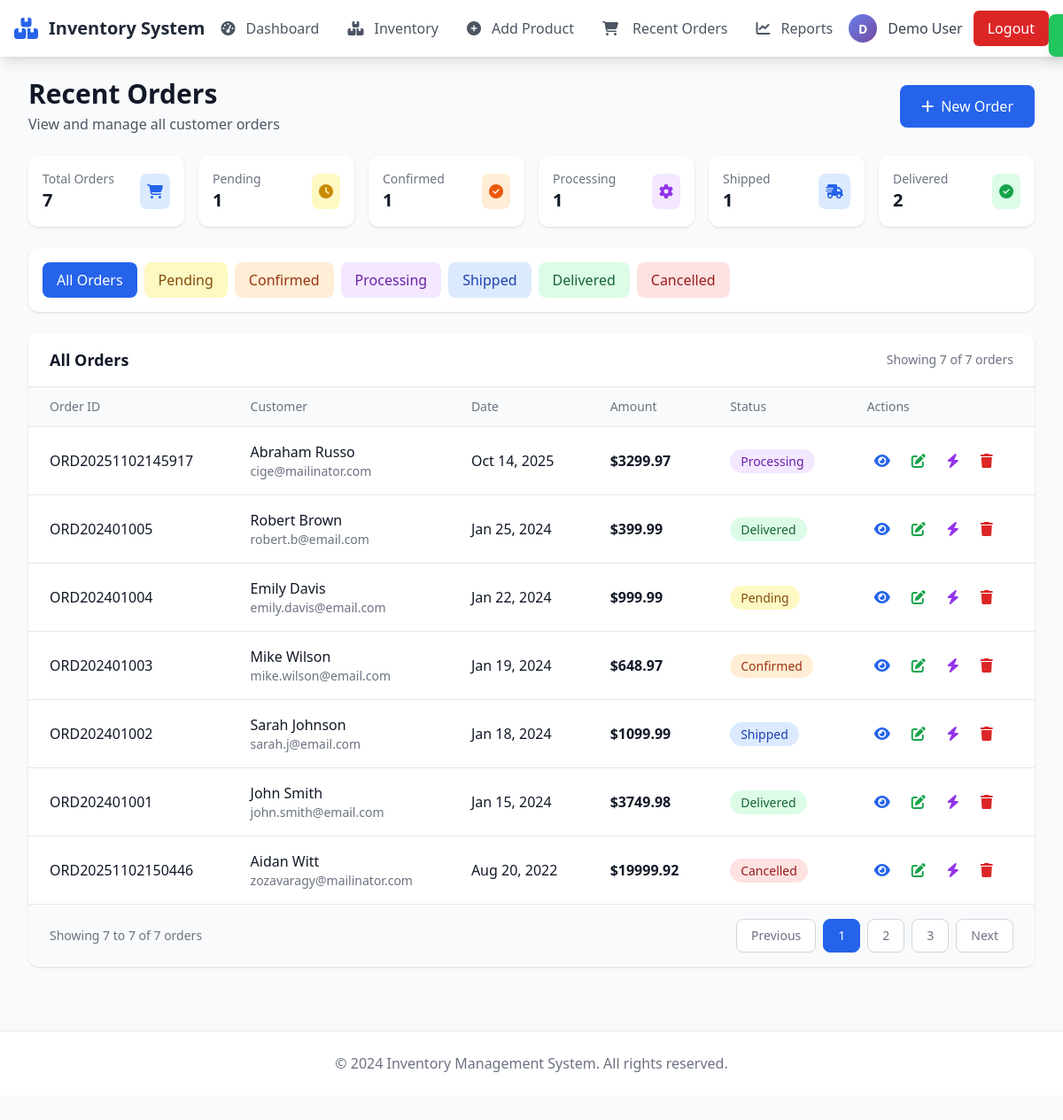
The page /orders (signed in) on the database as committed earlier.
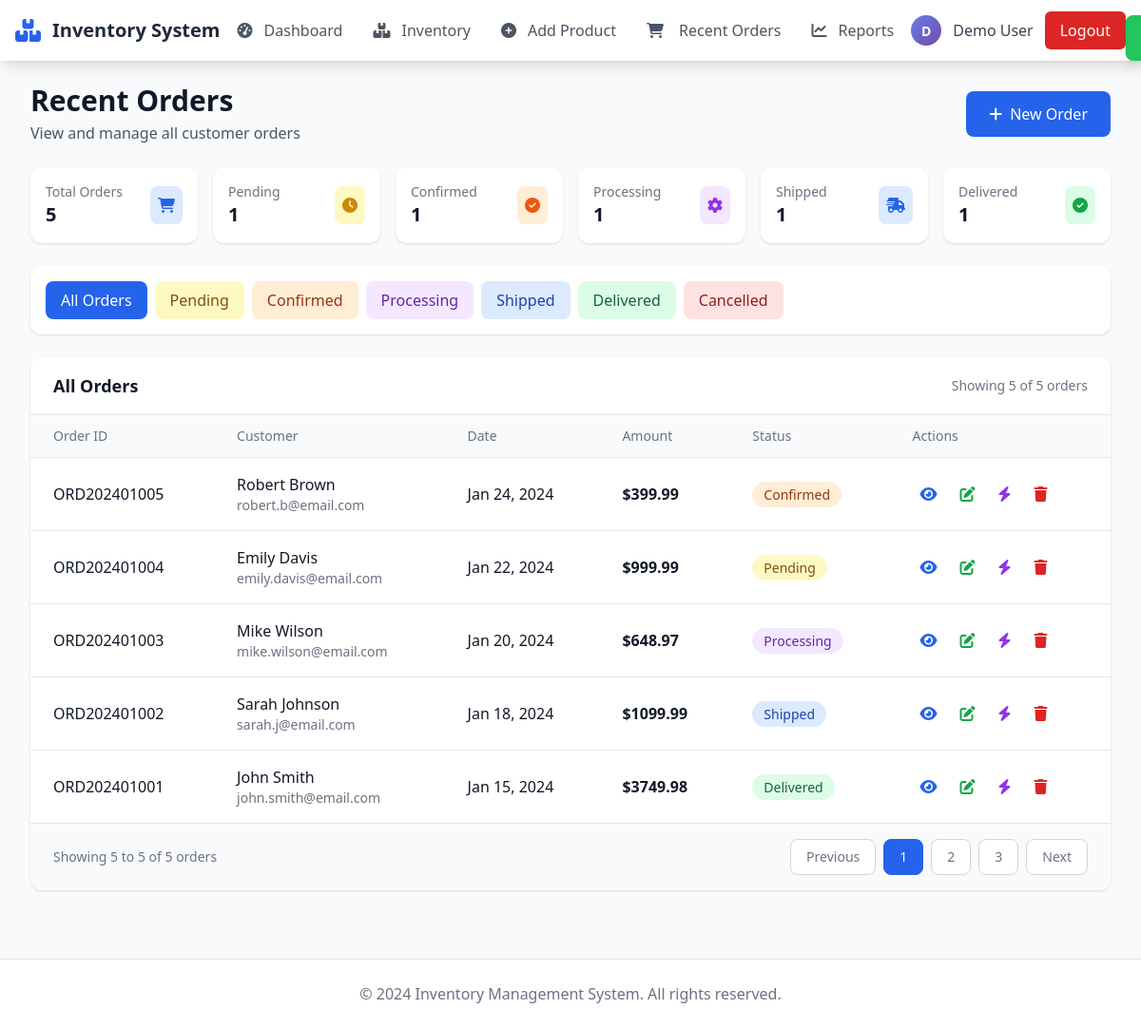
The same page on the database as committed later.
### app.py (models this page shows)
class Order(db.Model):
    __tablename__ = 'orders'
    id = db.Column(db.Integer, primary_key=True)
    order_id = db.Column(db.String(20), unique=True, nullable=False)
    customer_name = db.Column(db.String(100), nullable=False)
    customer_email = db.Column(db.String(100))
    customer_phone = db.Column(db.String(20))
    order_date = db.Column(db.DateTime, nullable=False, default=datetime.utcnow)
    amount = db.Column(db.Float, nullable=False)
    status = db.Column(db.String(20), nullable=False, default='Pending')
    tracking_number = db.Column(db.String(50))
    shipping_address = db.Column(db.Text)
    notes = db.Column(db.Text)
    created_at = db.Column(db.DateTime, default=datetime.utcnow)
    updated_at = db.Column(db.DateTime, default=datetime.utcnow, onupdate=datetime.utcnow)
    items = db.relationship('OrderItem', backref='order', cascade='all, delete-orphan')

### app.py (the view)
@app.route('/orders')
def orders():
    if 'user_id' not in session:
        return redirect(url_for('login'))
    orders_list = Order.query.order_by(Order.order_date.desc()).all()
    return render_template('recent_orders.html', orders=orders_list)

### templates/recent_orders.html (shortened to what this page needs)
{% extends "base.html" %}
{% block content %}
<div class="space-y-6">
    <div class="flex justify-between items-center">
        <div>
            <h1 class="text-3xl font-bold text-gray-900">Recent Orders</h1>
            <p class="text-gray-600 mt-1">View and manage all customer orders</p>
        </div>
        <div class="flex space-x-4">
            <a href="{{ url_for('create_order') }}"
               class="bg-blue-600 text-white px-6 py-3 rounded-lg hover:bg-blue-700 transition-colors flex items-center">
                <i class="fas fa-plus mr-2"></i>
                New Order
            </a>
        </div>
    </div>
    <div class="grid grid-cols-1 md:grid-cols-6 gap-4">
        <div class="bg-white rounded-xl shadow p-4">
            <div class="flex items-center justify-between">
                <div>
                    <p class="text-sm text-gray-500">Total Orders</p>
                    <p class="text-xl font-bold text-gray-900">{{ orders|length }}</p>
                </div>
                <div class="bg-blue-100 p-2 rounded-lg">
                    <i class="fas fa-shopping-cart text-blue-600"></i>
                </div>
            </div>
        </div>
        <div class="bg-white rounded-xl shadow p-4">
            <div class="flex items-center justify-between">
                <div>
                    <p class="text-sm text-gray-500">Pending</p>
                    <p class="text-xl font-bold text-gray-900">{{ orders|selectattr('status', 'equalto', 'Pending')|list|length }}</p>
                </div>
                <div class="bg-yellow-100 p-2 rounded-lg">
                    <i class="fas fa-clock text-yellow-600"></i>
                </div>
            </div>
        </div>
        <div class="bg-white rounded-xl shadow p-4">
            <div class="flex items-center justify-between">
                <div>
                    <p class="text-sm text-gray-500">Confirmed</p>
                    <p class="text-xl font-bold text-gray-900">{{ orders|selectattr('status', 'equalto', 'Confirmed')|list|length }}</p>
                </div>
                <div class="bg-orange-100 p-2 rounded-lg">
                    <i class="fas fa-check-circle text-orange-600"></i>
                </div>
            </div>
        </div>
        <div class="bg-white rounded-xl shadow p-4">
            <div class="flex items-center justify-between">
                <div>
                    <p class="text-sm text-gray-500">Processing</p>
                    <p class="text-xl font-bold text-gray-900">{{ orders|selectattr('status', 'equalto', 'Processing')|list|length }}</p>
                </div>
                <div class="bg-purple-100 p-2 rounded-lg">
                    <i class="fas fa-cog text-purple-600"></i>
                </div>
            </div>
        </div>
        <div class="bg-white rounded-xl shadow p-4">
            <div class="flex items-center justify-between">
                <div>
                    <p class="text-sm text-gray-500">Shipped</p>
                    <p class="text-xl font-bold text-gray-900">{{ orders|selectattr('status', 'equalto', 'Shipped')|list|length }}</p>
                </div>
                <div class="bg-blue-100 p-2 rounded-lg">
                    <i class="fas fa-shipping-fast text-blue-600"></i>
                </div>
            </div>
        </div>
        <div class="bg-white rounded-xl shadow p-4">
            <div class="flex items-center justify-between">
                <div>
                    <p class="text-sm text-gray-500">Delivered</p>
                    <p class="text-xl font-bold text-gray-900">{{ orders|selectattr('status', 'equalto', 'Delivered')|list|length }}</p>
                </div>
                <div class="bg-green-100 p-2 rounded-lg">
                    <i class="fas fa-check-circle text-green-600"></i>
                </div>
            </div>
        </div>
    </div>
    <div class="bg-white rounded-xl shadow p-4">
        <div class="flex flex-wrap gap-2">
            <button onclick="filterOrders('all')" class="status-filter px-4 py-2 rounded-lg bg-blue-100 text-blue-800 hover:bg-blue-200 transition-colors font-medium" data-status="all">
                All Orders
            </button>
            <button onclick="filterOrders('Pending')" class="status-filter px-4 py-2 rounded-lg bg-yellow-100 text-yellow-800 hover:bg-yellow-200 transition-colors" data-status="Pending">
                Pending
            </button>
            <button onclick="filterOrders('Confirmed')" class="status-filter px-4 py-2 rounded-lg bg-orange-100 text-orange-800 hover:bg-orange-200 transition-colors" data-status="Confirmed">
                Confirmed
            </button>
            <button onclick="filterOrders('Processing')" class="status-filter px-4 py-2 rounded-lg bg-purple-100 text-purple-800 hover:bg-purple-200 transition-colors" data-status="Processing">
                Processing
            </button>
            <button onclick="filterOrders('Shipped')" class="status-filter px-4 py-2 rounded-lg bg-blue-100 text-blue-800 hover:bg-blue-200 transition-colors" data-status="Shipped">
                Shipped
            </button>
            <button onclick="filterOrders('Delivered')" class="status-filter px-4 py-2 rounded-lg bg-green-100 text-green-800 hover:bg-green-200 transition-colors" data-status="Delivered">
                Delivered
            </button>
            <button onclick="filterOrders('Cancelled')" class="status-filter px-4 py-2 rounded-lg bg-red-100 text-red-800 hover:bg-red-200 transition-colors" data-status="Cancelled">
                Cancelled
            </button>
        </div>
    </div>
    <div class="bg-white rounded-xl shadow overflow-hidden">
        <div class="px-6 py-4 border-b border-gray-200 flex justify-between items-center">
            <h2 class="text-lg font-semibold text-gray-900">All Orders</h2>
            <div class="text-sm text-gray-500">
                Showing <span id="showingCount">{{ orders|length }}</span> of {{ orders|length }} orders
            </div>
        </div>
        <div class="overflow-x-auto">
            <table class="w-full">
                <thead>
                    <tr class="bg-gray-50 border-b border-gray-200">
                        <th class="px-6 py-3 text-left text-sm font-medium text-gray-500">Order ID</th>
                        <th class="px-6 py-3 text-left text-sm font-medium text-gray-500">Customer</th>
                        <th class="px-6 py-3 text-left text-sm font-medium text-gray-500">Date</th>
                        <th class="px-6 py-3 text-left text-sm font-medium text-gray-500">Amount</th>
                        <th class="px-6 py-3 text-left text-sm font-medium text-gray-500">Status</th>
                        <th class="px-6 py-3 text-left text-sm font-medium text-gray-500">Actions</th>
                    </tr>
                </thead>
                <tbody class="divide-y divide-gray-200" id="ordersTableBody">
                    {% for order in orders %}
                    <tr class="hover:bg-gray-50 transition-colors order-row" id="order-{{ order.id }}" data-status="{{ order.status }}">
                        <td class="px-6 py-4">
                            <div class="font-medium text-gray-900">{{ order.order_id }}</div>
                        </td>
                        <td class="px-6 py-4">
                            <div class="font-medium text-gray-900">{{ order.customer_name }}</div>
                            <div class="text-sm text-gray-500">{{ order.customer_email }}</div>
                        </td>
                        <td class="px-6 py-4 text-gray-900">{{ order.order_date.strftime('%b %d, %Y') }}</td>
                        <td class="px-6 py-4">
                            <div class="font-semibold text-gray-900">${{ "%.2f"|format(order.amount) }}</div>
                        </td>
                        <td class="px-6 py-4">
                            <span class="px-3 py-1 text-sm font-medium rounded-full
                                {% if order.status == 'Delivered' %}bg-green-100 text-green-800
                                {% elif order.status == 'Pending' %}bg-yellow-100 text-yellow-800
                                {% elif order.status == 'Confirmed' %}bg-orange-100 text-orange-800
                                {% elif order.status == 'Processing' %}bg-purple-100 text-purple-800
                                {% elif order.status == 'Shipped' %}bg-blue-100 text-blue-800
                                {% elif order.status == 'Cancelled' %}bg-red-100 text-red-800
                                {% else %}bg-gray-100 text-gray-800{% endif %}">
                                {{ order.status }}
                            </span>
                        </td>
                        <td class="px-6 py-4">
                            <div class="flex space-x-2">
                                <button onclick="viewOrderDetails({{ order.id }})"
                                        class="p-2 text-blue-600 hover:text-blue-800 hover:bg-blue-50 rounded-lg transition-colors"
                                        title="View Order Details">
                                    <i class="fas fa-eye"></i>
                                </button>
                                <button onclick="openEditModal('{{ order.order_id }}', {{ order.id }})"
                                        class="p-2 text-green-600 hover:text-green-800 hover:bg-green-50 rounded-lg transition-colors"
                                        title="Edit Order">
                                    <i class="fas fa-edit"></i>
                                </button>
                                <div class="relative group">
                                    <button class="p-2 text-purple-600 hover:text-purple-800 hover:bg-purple-50 rounded-lg transition-colors"
                                            title="Quick Status Update">
                                        <i class="fas fa-bolt"></i>
                                    </button>
                                </div>
                                <button onclick="deleteOrder({{ order.id }}, '{{ order.order_id }}', '{{ order.customer_name }}')"
                                        class="p-2 text-red-600 hover:text-red-800 hover:bg-red-50 rounded-lg transition-colors"
                                        title="Delete Order">
                                    <i class="fas fa-trash"></i>
                                </button>
                            </div>
                        </td>
                    </tr>
                    {% endfor %}
                </tbody>
            </table>
        </div>
        <div class="px-6 py-4 border-t border-gray-200 bg-gray-50">
            <div class="flex justify-between items-center">
                <div class="text-sm text-gray-500">
                    Showing <span id="tableCount">{{ orders|length }}</span> to {{ orders|length }} of {{ orders|length }} orders
                </div>
                <div class="flex space-x-2">
                    <button class="px-4 py-2 text-sm font-medium text-gray-500 bg-white border border-gray-300 rounded-lg hover:bg-gray-50 transition-colors">
                        Previous
                    </button>
                    <button class="px-4 py-2 text-sm font-medium text-white bg-blue-600 border border-blue-600 rounded-lg hover:bg-blue-700 transition-colors">
                        1
                    </button>
                    <button class="px-4 py-2 text-sm font-medium text-gray-500 bg-white border border-gray-300 rounded-lg hover:bg-gray-50 transition-colors">
                        2
                    </button>
                    <button class="px-4 py-2 text-sm font-medium text-gray-500 bg-white border border-gray-300 rounded-lg hover:bg-gray-50 transition-colors">
                        3
                    </button>
                    <button class="px-4 py-2 text-sm font-medium text-gray-500 bg-white border border-gray-300 rounded-lg hover:bg-gray-50 transition-colors">
                        Next
                    </button>
                </div>
            </div>
        </div>
    </div>
</div>
<div id="successNotification" class="fixed top-4 right-4 bg-green-500 text-white px-6 py-3 rounded-lg shadow-lg transform translate-x-full transition-transform duration-300 z-50">
</div>
{% endblock %}

Rows that differ between the two databases and show on the page:
removed Order: order_id "ORD20251102145917", customer_name "Abraham Russo", customer_email "cige@mailinator.com", order_date "Oct 14, 2025", amount "3299.97", status "Processing"
removed Order: order_id "ORD20251102150446", customer_name "Aidan Witt", customer_email "zozavaragy@mailinator.com", order_date "Aug 20, 2022", amount "19999.92", status "Cancelled"
changed Order "ORD202401005": order_date "Jan 25, 2024" → "Jan 24, 2024"; status "Delivered" → "Confirmed"
changed Order "ORD202401003": order_date "Jan 19, 2024" → "Jan 20, 2024"; status "Confirmed" → "Processing"
Other text that changed with them:
{{ orders|length }}: "7" → "5"
{{ orders|selectattr('status', 'equalto', 'Delivered')|list|length }}: "2" → "1"
